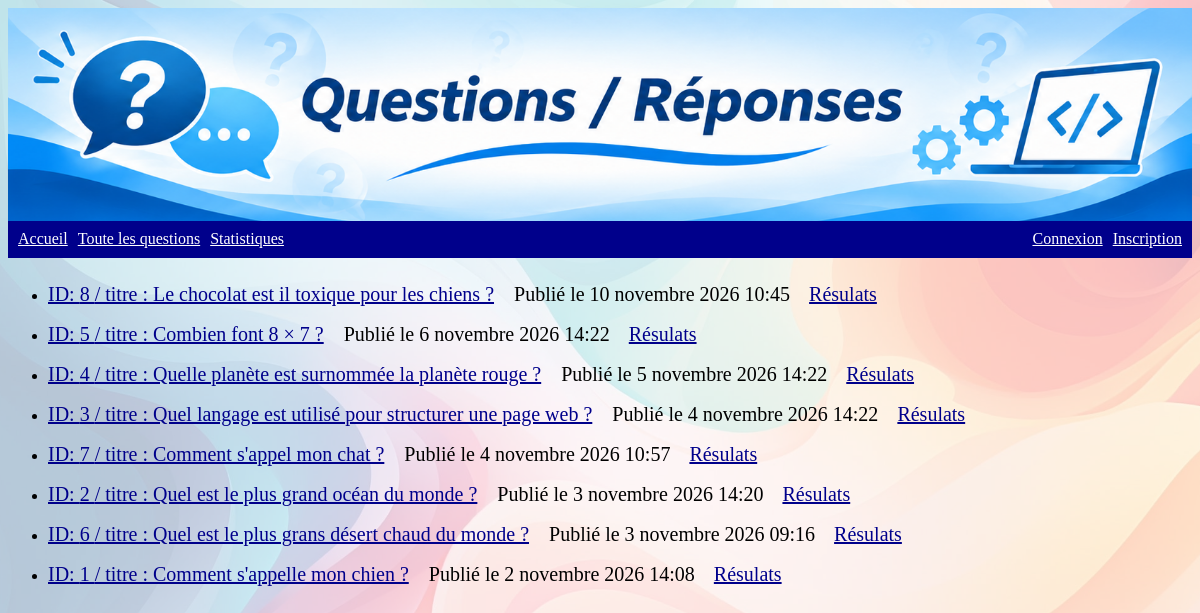
/polls/all/, run on the app's committed database.
### polls/models.py (models this page shows, shortened)
class Question(models.Model):
    question_text = models.CharField(max_length=200)
    pub_date = models.DateTimeField("date published")

### polls/views.py (the view)
# urls.py: path("all/", views.AllView.as_view(), name="all"),
class AllView(generic.ListView):
    model = Question
    template_name = "polls/all.html"
    context_object_name = "questions"
    def get_queryset(self):
        return Question.objects.order_by("-pub_date")

### polls/templates/polls/all.html (shortened to what this page needs)
{% extends "base.html" %}
{% block main %}
{% if questions %}
<ul>
    {% for question in questions %}
       <li><a href="{% url 'polls:detail' question.id %}">ID: {{question.id}} / titre : {{ question.question_text }}</a><span> Publié le {{question.pub_date}}</span> <a href="{% url 'polls:results' question.id %}" class="results">Résulats</a></li>
    {% endfor %}
    </ul>
{% else %}
    <p>No polls are available.</p>
{% endif %}
{% endblock %}

### polls/static/polls/style.css (style rules this page uses)
li a { color: darkblue; }
body { background: linear-gradient( rgba(255, 255, 255, 0.7), rgba(255, 255, 255, 0.7) ), url("images/background.jpg") no-repeat center center fixed; background-size: cover; }
main li { line-height: 2; }
main a { color: darkblue; font-size: 20px; }
main p, main span { font-size: 20px; }
main span { margin-left: 15px; }
.results { margin-left: 15px; }

### data on the page
Question: id "8", question_text "Le chocolat est il toxique pour les chiens ?", pub_date "10 novembre 2026 10:45"
Question: id "5", question_text "Combien font 8 × 7 ?", pub_date "6 novembre 2026 14:22"
Question: id "4", question_text "Quelle planète est surnommée la planète rouge ?", pub_date "5 novembre 2026 14:22"
Question: id "3", question_text "Quel langage est utilisé pour structurer une page web ?", pub_date "4 novembre 2026 14:22"
Question: id "7", question_text "Comment s'appel mon chat ?", pub_date "4 novembre 2026 10:57"
Question: id "2", question_text "Quel est le plus grand océan du monde ?", pub_date "3 novembre 2026 14:20"
Question: id "6", question_text "Quel est le plus grans désert chaud du monde ?", pub_date "3 novembre 2026 09:16"
Question: id "1", question_text "Comment s'appelle mon chien ?", pub_date "2 novembre 2026 14:08"
